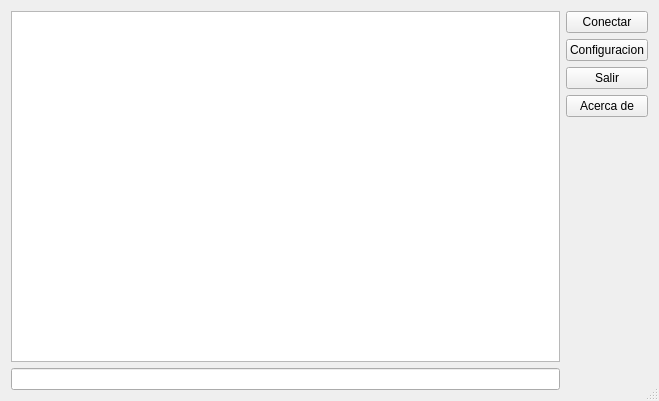
<?xml version="1.0" encoding="UTF-8"?>
<ui version="4.0">
 <class>MainWindow</class>
 <widget class="QDialog" name="MainWindow">
  <property name="geometry">
   <rect>
    <x>0</x>
    <y>0</y>
    <width>659</width>
    <height>401</height>
   </rect>
  </property>
  <property name="windowTitle">
   <string>Talk</string>
  </property>
  <property name="sizeGripEnabled">
   <bool>true</bool>
  </property>
  <layout class="QHBoxLayout" name="horizontalLayout">
   <item>
    <layout class="QVBoxLayout" name="verticalLayout">
     <item>
      <widget class="QPlainTextEdit" name="OutputText">
       <property name="readOnly">
        <bool>true</bool>
       </property>
      </widget>
     </item>
     <item>
      <widget class="QLineEdit" name="InputText"/>
     </item>
    </layout>
   </item>
   <item>
    <layout class="QVBoxLayout" name="verticalLayout_2">
     <item>
      <widget class="QPushButton" name="ConectButton">
       <property name="text">
        <string>Conectar</string>
       </property>
       <property name="autoDefault">
        <bool>false</bool>
       </property>
      </widget>
     </item>
     <item>
      <widget class="QPushButton" name="ConfButton">
       <property name="text">
        <string>Configuracion</string>
       </property>
       <property name="autoDefault">
        <bool>false</bool>
       </property>
      </widget>
     </item>
     <item>
      <widget class="QPushButton" name="ExitButton">
       <property name="text">
        <string>Salir</string>
       </property>
       <property name="autoDefault">
        <bool>false</bool>
       </property>
      </widget>
     </item>
     <item>
      <widget class="QPushButton" name="AboutButton">
       <property name="text">
        <string>Acerca de</string>
       </property>
       <property name="autoDefault">
        <bool>false</bool>
       </property>
      </widget>
     </item>
     <item>
      <spacer name="verticalSpacer">
       <property name="orientation">
        <enum>Qt::Vertical</enum>
       </property>
       <property name="sizeHint" stdset="0">
        <size>
         <width>20</width>
         <height>40</height>
        </size>
       </property>
      </spacer>
     </item>
    </layout>
   </item>
  </layout>
 </widget>
 <layoutdefault spacing="6" margin="11"/>
 <resources/>
 <connections/>
</ui>
